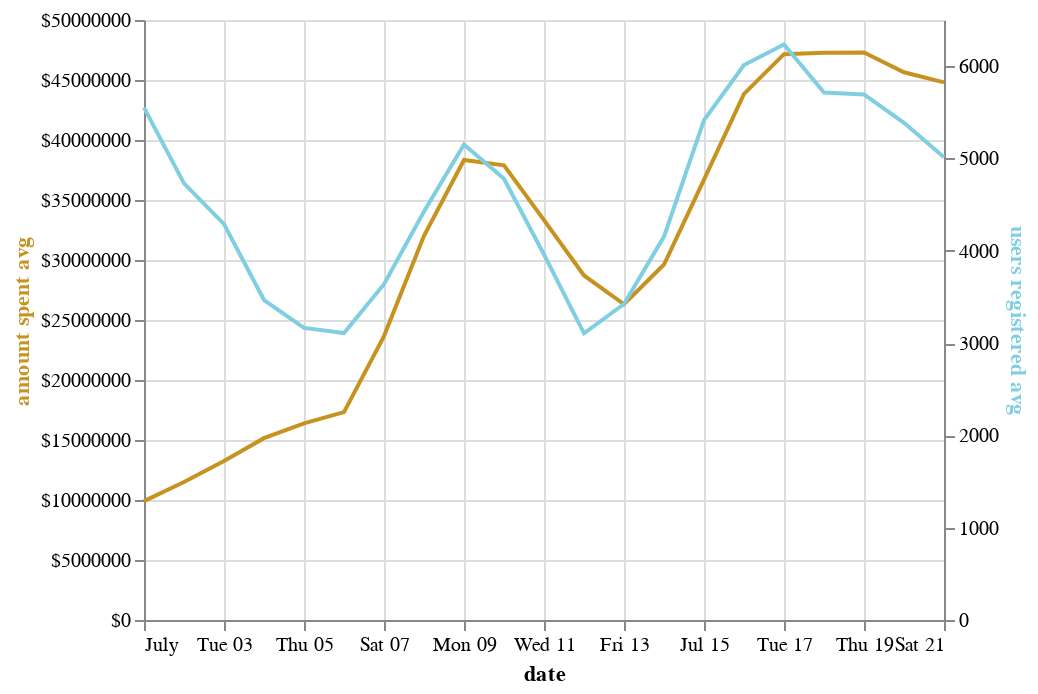

Notebook code cell kept with this figure:
### Markdown cell above
## 6. Amount spent vs users registered

<p>So, during the third week of July we can notice a significant increase of coins spent. Now, let's take a closer look and compare the amount spent average vs users registered average to see if we can find some relation between the two variables.</p>

### Code cell
# Counting unique users registered for each date 
source = df.groupby([df['user_creation_time'].dt.date])['user_id'].nunique().reset_index(name = 'users_registered')
# Adding up the amount spent for each date 
source['amount_spent'] = df.groupby(df['event_time'].dt.date)['amount_spent'].sum().reset_index()['amount_spent']
source['user_creation_time'] = source['user_creation_time'].astype('datetime64')

# Plotting amount spent avg vs users registered avg
base = alt.Chart(source).encode(
    x=alt.X('user_creation_time:T', title='date')
)

# Configure line chart of amount spent avg
amount_spent = base.mark_line(color="#C69320").transform_window(
    # The field to average
    rolling_mean='mean(amount_spent)',
    # The number of values before and after the current value to include.
    frame=[-2, 0]
).encode(
    y=alt.Y('rolling_mean:Q', axis=alt.Axis(format='$f', title='amount spent avg', titleColor='#C69320'))
)

# Configure line chart of users registered avg
users_registered = base.mark_line(color='#80CEE1').transform_window(
    rolling_mean='mean(users_registered)',
    frame=[-2, 0]
).encode(
    y=alt.Y('rolling_mean:Q', axis=alt.Axis(format='d', title='users registered avg', titleColor='#80CEE1'))
)

alt.layer(amount_spent, users_registered).resolve_scale(
    y = 'independent'
)

### Figure 1 — Vega-Lite specification as saved in the notebook (floating-point values rounded to 4 significant figures)
{"config": {"view": {"continuousWidth": 400, "continuousHeight": 300}}, "layer": [{"mark": {"type": "line", "color": "#C69320"}, "encoding": {"x": {"field": "user_creation_time", "title": "date", "type": "temporal"}, "y": {"axis": {"format": "$f", "title": "amount spent avg", "titleColor": "#C69320"}, "field": "rolling_mean", "type": "quantitative"}}, "transform": [{"window": [{"op": "mean", "field": "amount_spent", "as": "rolling_mean"}], "frame": [-2, 0]}]}, {"mark": {"type": "line", "color": "#80CEE1"}, "encoding": {"x": {"field": "user_creation_time", "title": "date", "type": "temporal"}, "y": {"axis": {"format": "d", "title": "users registered avg", "titleColor": "#80CEE1"}, "field": "rolling_mean", "type": "quantitative"}}, "transform": [{"window": [{"op": "mean", "field": "users_registered", "as": "rolling_mean"}], "frame": [-2, 0]}]}], "data": {"name": "data-ace0b460cd9c81660bb36919faa3b5b6"}, "resolve": {"scale": {"y": "independent"}}, "$schema": "https://vega.github.io/schema/vega-lite/v4.17.0.json", "datasets": {"data-ace0b460cd9c81660bb36919faa3b5b6": [{"user_creation_time": "2018-07-01T00:00:00", "users_registered": 5551, "amount_spent": 9905000.0}, {"user_creation_time": "2018-07-02T00:00:00", "users_registered": 3910, "amount_spent": 13110000.0}, {"user_creation_time": "2018-07-03T00:00:00", "users_registered": 3403, "amount_spent": 16720000.0}, {"user_creation_time": "2018-07-04T00:00:00", "users_registered": 3086, "amount_spent": 15620000.0}, {"user_creation_time": "2018-07-05T00:00:00", "users_registered": 3004, "amount_spent": 16800000.0}, {"user_creation_time": "2018-07-06T00:00:00", "users_registered": 3237, "amount_spent": 19550000.0}, {"user_creation_time": "2018-07-07T00:00:00", "users_registered": 4674, "amount_spent": 34620000.0}, {"user_creation_time": "2018-07-08T00:00:00", "users_registered": 5364, "amount_spent": 41890000.0}, {"user_creation_time": "2018-07-09T00:00:00", "users_registered": 5414, "amount_spent": 38480000.0}, {"user_creation_time": "2018-07-10T00:00:00", "users_registered": 3564, "amount_spent": 33300000.0}, {"user_creation_time": "2018-07-11T00:00:00", "users_registered": 2901, "amount_spent": 28180000.0}, {"user_creation_time": "2018-07-12T00:00:00", "users_registered": 2852, "amount_spent": 24650000.0}, {"user_creation_time": "2018-07-13T00:00:00", "users_registered": 4517, "amount_spent": 26120000.0}, {"user_creation_time": "2018-07-14T00:00:00", "users_registered": 5091, "amount_spent": 38120000.0}, {"user_creation_time": "2018-07-15T00:00:00", "users_registered": 6637, "amount_spent": 45880000.0}, {"user_creation_time": "2018-07-16T00:00:00", "users_registered": 6311, "amount_spent": 47540000.0}, {"user_creation_time": "2018-07-17T00:00:00", "users_registered": 5759, "amount_spent": 48050000.0}, {"user_creation_time": "2018-07-18T00:00:00", "users_registered": 5074, "amount_spent": 46250000.0}, {"user_creation_time": "2018-07-19T00:00:00", "users_registered": 6248, "amount_spent": 47600000.0}, {"user_creation_time": "2018-07-20T00:00:00", "users_registered": 4836, "amount_spent": 43080000.0}, {"user_creation_time": "2018-07-21T00:00:00", "users_registered": 3957, "amount_spent": 43720000.0}]}}
